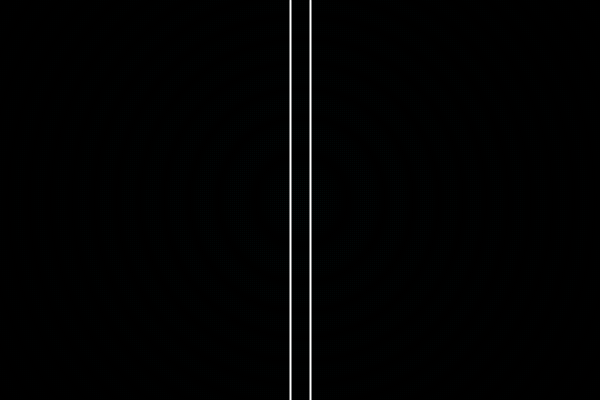
Frame 1 (no input)
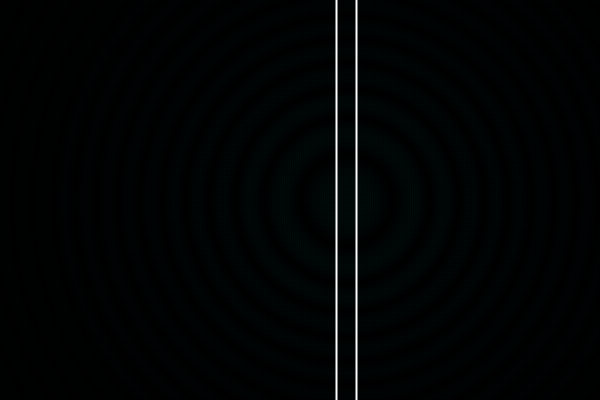
Frame 60 (the mouse pressed at the canvas centre just before this capture)
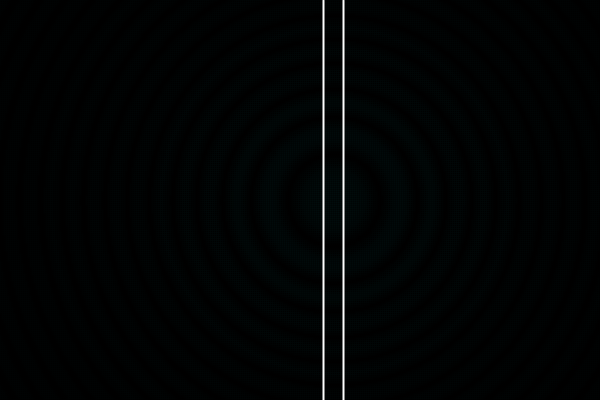
Frame 120 (the mouse held since frame 60 and released just before this capture)

The Processing sketch that drew these frames (run headless with seeded random() and noise(); from frame 60 on, the mouse is pressed at the canvas centre):

// Processing sketch: wavepacket3
// ── wavepacket3.pde
float wavelength = 40;
float k = TWO_PI / wavelength;
float spacing = 2;

float slitWidth = 20;
float slitCenter = width / 2;
float distanceToSlit = 100;

float[][] wave;

void setup() {
  size(600, 400);
  colorMode(HSB, 1.0);
  wave = new float[width][height];
}

void draw() {
  background(0);
  
  // Move the slit in a sinusoidal pattern
  slitCenter = width / 2 + 50 * sin(frameCount * 0.02);
  
  // Calculate the wave at each point on the screen
  for (int x = 0; x < width; x++) {
    for (int y = 0; y < height; y++) {
      float distanceToSource = sqrt(sq(x - slitCenter) + sq(y - height/2) + sq(distanceToSlit));
      float phase = k * distanceToSource;
      float amplitude = cos(phase) / distanceToSource;
      wave[x][y] = amplitude;
    }
  }
  
  // Draw the wave on the screen
  for (int x = 0; x < width; x += spacing) {
    for (int y = 0; y < height; y += spacing) {
      float hue = (1 + wave[x][y]) / 2;
      float brightness = map(abs(wave[x][y]), 0, 0.2, 0, 1);
      stroke(hue, 1.0, brightness);
      point(x, y);
    }
  }
  
  // Draw the slit
  stroke(1, 0, 1);
  strokeWeight(2);
  line(slitCenter - slitWidth/2, 0, slitCenter - slitWidth/2, height);
  line(slitCenter + slitWidth/2, 0, slitCenter + slitWidth/2, height);
}
